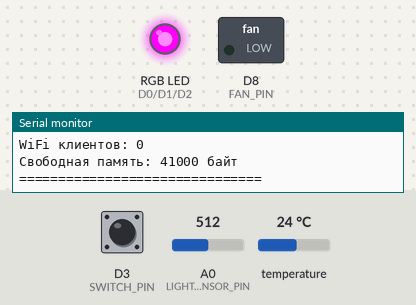
Recording of a program running on a simulated ESP8266 (NodeMCU). Shown: switched loads named in the program (green lamp = pin HIGH), an RGB LED mixed from three pins (HIGH = lit), the last lines printed to the serial monitor. Inputs (shaded band) come from the test bench; at power-on: temperature 24 °C, D3 (SWITCH_PIN) HIGH, A0 (LIGHT_SENSOR_PIN) = 512.

Above: at 1.2 s.
1.3 s: temperature set to 31 °C
3.2 s: temperature set to 34 °C
At 4.8 s:
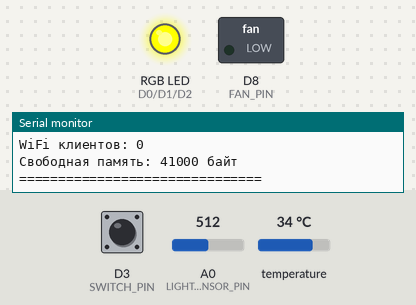
5.5 s: D3 (SWITCH_PIN) pulled LOW for 1 s
At 6.4 s:
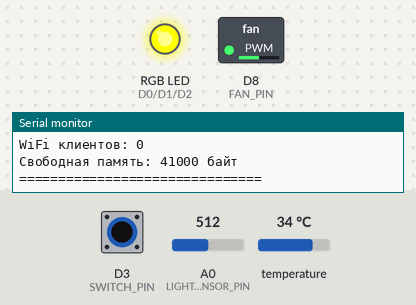
8.5 s: temperature set to 41 °C
10.2 s: temperature set to 44 °C
At 11.7 s:
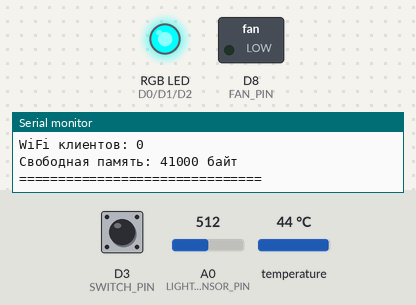
12.5 s: D3 (SWITCH_PIN) pulled LOW for 3.2 s
At 14.5 s:
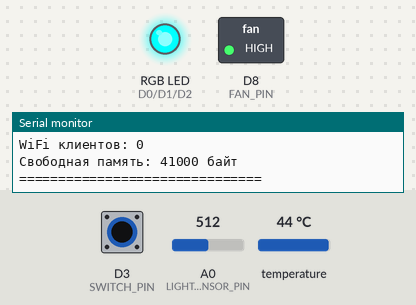
Timing chart, 0 to 17.6 s (numbered marks = the images above; inputs shaded):
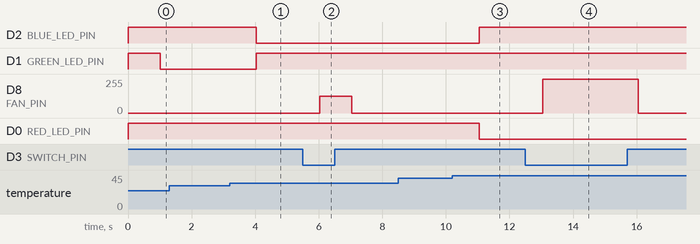

Measured:
- the behaviour switches between 32 and 33 °C on temperature (found by bisection; images 0 and 1)
- the behaviour switches between 42 and 43 °C on temperature (found by bisection; images 2 and 3)
- after the input at 3.2 s, D2 (BLUE_LED_PIN): HIGH → LOW after 0.84 s; D1 (GREEN_LED_PIN): LOW → HIGH after 0.84 s
- after the input at 5.5 s, D8 (FAN_PIN): 0/255 → 127/255 after 0.54 s, → 0/255 1.0 s later
- after the input at 10.2 s, D2 (BLUE_LED_PIN): LOW → HIGH after 0.85 s; D0 (RED_LED_PIN): HIGH → LOW after 0.85 s
- after the input at 12.5 s, D8 (FAN_PIN): 0/255 → 255/255 after 0.55 s, → 0/255 3.0 s later

The program:

main.cpp
```cpp
#include <Arduino.h>
#include <ESP8266WiFi.h>
#include <ESP8266WebServer.h>
#include <DHTesp.h>

// Пины подключения
#define RED_LED_PIN D0
#define GREEN_LED_PIN D1
#define BLUE_LED_PIN D2
#define SWITCH_PIN D3
#define DHT11_PIN D7
#define FAN_PIN D8
#define LIGHT_SENSOR_PIN A0

// Настройки точки доступа
#define AP_SSID "NodeMCU"
#define AP_PASS "12345678"

ESP8266WebServer server(80);
DHTesp dht;

// Глобальные переменные
float currentTemp = 0.0;
int lightPercent = 0;
String ledStatus = "green";
unsigned long lastDHTUpdate = 0;
const unsigned long DHT_UPDATE_INTERVAL = 1000;
unsigned long lastSerialOutput = 0;
const unsigned long SERIAL_OUTPUT_INTERVAL = 2000;

// HTML страница с веб-интерфейсом
const char index_html[] PROGMEM = R"rawliteral(
<!DOCTYPE HTML>
<html>
<head>
  <meta charset="UTF-8">
  <title>Система контроля температуры</title>
  <meta name="viewport" content="width=device-width, initial-scale=1">
  <style>
    body {
      font-family: Arial, sans-serif;
      text-align: center;
      margin: 20px;
      background-color: #f5f5f5;
    }
    .container {
      max-width: 600px;
      margin: 0 auto;
      background: white;
      padding: 20px;
      border-radius: 10px;
      box-shadow: 0 0 10px rgba(0,0,0,0.1);
    }
    .data-block {
      margin: 20px 0;
      padding: 15px;
      border-radius: 8px;
      background-color: #f0f0f0;
    }
    .temp-value {
      font-size: 28px;
      font-weight: bold;
      margin: 10px 0;
    }
    .status-indicator {
      width: 100px;
      height: 100px;
      border-radius: 50%;
      margin: 0 auto;
      transition: background-color 0.3s;
    }
    .green { background-color:rgb(0, 255, 0); }
    .blue { background-color:rgb(0, 0, 255); }
    .red { background-color:rgb(255, 0, 0); }
    .switch-info {
      margin-top: 15px;
      font-style: italic;
      color: #000000;
    }
  </style>
</head>
<body>
  <div class="container">
    <h1>Контроль температуры</h1>

    <div class="data-block">
      <h2>Текущая температура</h2>
      <div class="temp-value" id="temperature">-- °C</div>
    </div>

    <div class="data-block">
      <h2>Освещенность</h2>
      <div class="temp-value" id="light">-- %</div>
    </div>

    <div class="data-block">
      <h2>Статус системы</h2>
      <div class="status-indicator" id="statusLed"></div>
      <div class="switch-info">Переключатель кулера: <span id="switchState">активен</span></div>
    </div>
  </div>

  <script>
    function updateData() {
      fetch('/data')
        .then(response => response.json())
        .then(data => {
          document.getElementById('temperature').textContent = data.temp + ' °C';
          document.getElementById('light').textContent = data.light + ' %';

          // Обновление индикатора статуса
          const indicator = document.getElementById('statusLed');
          indicator.className = 'status-indicator ' + data.status;

          // Обновление состояния переключателя
          document.getElementById('switchState').textContent =
            data.switch_state ? "активен" : "отключен";
        });
    }
    setInterval(updateData, 1000);
  </script>
</body>
</html>
)rawliteral";

void printDebugInfo() {
  bool switchState = !digitalRead(SWITCH_PIN); // Инвертированное состояние

  Serial.println("\n===== СИСТЕМНАЯ ИНФОРМАЦИЯ =====");
  Serial.print("Температура: ");
  Serial.print(currentTemp);
  Serial.println(" °C");

  Serial.print("Освещенность: ");
  Serial.print(lightPercent);
  Serial.println("%");

  Serial.print("Состояние RGB: ");
  Serial.println(ledStatus);

  Serial.print("Состояние переключателя: ");
  Serial.println(switchState ? "АКТИВЕН" : "ОТКЛЮЧЕН");

  Serial.print("Состояние вентилятора: ");
  if (!switchState) {
    Serial.println("ОТКЛЮЧЕН");
  } else {
    int fanSpeed = 0;
    if (ledStatus == "blue") fanSpeed = 512;
    else if (ledStatus == "red") fanSpeed = 1023;
    Serial.print(fanSpeed);
    Serial.println("/1023");
  }

  Serial.print("WiFi клиентов: ");
  Serial.println(WiFi.softAPgetStationNum());

  Serial.print("Свободная память: ");
  Serial.print(ESP.getFreeHeap());
  Serial.println(" байт");

  Serial.println("===============================\n");
}

void setup() {
  Serial.begin(115200);
  while (!Serial) {
    ; // Ожидание инициализации последовательного порта
  }
  Serial.println("\n\nИнициализация системы...");

  // Инициализация пинов
  pinMode(RED_LED_PIN, OUTPUT);
  pinMode(GREEN_LED_PIN, OUTPUT);
  pinMode(BLUE_LED_PIN, OUTPUT);
  pinMode(SWITCH_PIN, INPUT);
  pinMode(FAN_PIN, OUTPUT);

  // Настройка диапазона
  analogWriteRange(1023);

  // Выключаем светодиод (общий анод)
  digitalWrite(RED_LED_PIN, HIGH);
  digitalWrite(GREEN_LED_PIN, HIGH);
  digitalWrite(BLUE_LED_PIN, HIGH);

  // Инициализация датчика DHT11
  dht.setup(DHT11_PIN, DHTesp::DHT11);
  Serial.println("Датчик DHT11 инициализирован");

  // Настройка точки доступа
  WiFi.softAP(AP_SSID, AP_PASS);
  IPAddress apIP(192, 168, 4, 1);
  WiFi.softAPConfig(apIP, apIP, IPAddress(255, 255, 255, 0));

  Serial.print("Создана сеть: ");
  Serial.println(AP_SSID);
  Serial.print("IP адрес: ");
  Serial.println(WiFi.softAPIP());

  // Настройка веб-сервера
  server.on("/", []() {
    server.send(200, "text/html; charset=utf-8", index_html);
  });

  server.on("/data", []() {
    bool switchState = !digitalRead(SWITCH_PIN);

    String json = "{\"temp\":";
    json += String(currentTemp, 1);
    json += ",\"light\":";
    json += String(lightPercent);
    json += ",\"status\":\"";
    json += ledStatus;
    json += "\",\"switch_state\":";
    json += switchState ? "true" : "false";
    json += "}";
    server.send(200, "application/json", json);
  });

  server.begin();
  Serial.println("HTTP сервер запущен");

  Serial.println("Система готова к работе");
  printDebugInfo();
}

void updateSystemState() {
  bool switchState = !digitalRead(SWITCH_PIN);
  float newTemp = dht.getTemperature();

  if (!isnan(newTemp)) {
    currentTemp = newTemp;

    // Чтение и преобразование показаний фоторезистора
    int lightValue = analogRead(LIGHT_SENSOR_PIN);
    lightPercent = map(lightValue, 0, 1023, 0, 100);

    // Определение состояния системы
    if (currentTemp <= 32.0) {
      // Режим 1: <=32°C - ЗЕЛЕНЫЙ
      digitalWrite(GREEN_LED_PIN, LOW);
      digitalWrite(RED_LED_PIN, HIGH);
      digitalWrite(BLUE_LED_PIN, HIGH);
      ledStatus = "green";

      analogWrite(FAN_PIN, 0); // Всегда выключаем
    }
    else if (currentTemp > 32.0 && currentTemp <= 42.0) {
      // Режим 2: 32-42°C - СИНИЙ
      digitalWrite(GREEN_LED_PIN, HIGH);
      digitalWrite(RED_LED_PIN, HIGH);
      digitalWrite(BLUE_LED_PIN, LOW);
      ledStatus = "blue";

      // Включаем вентилятор на 50% только если переключатель активен
      if (switchState) {
        analogWrite(FAN_PIN, 512);
      } else {
        analogWrite(FAN_PIN, 0);
      }
    }
    else {
      // Режим 3: >42°C - КРАСНЫЙ
      digitalWrite(GREEN_LED_PIN, HIGH);
      digitalWrite(RED_LED_PIN, LOW);
      digitalWrite(BLUE_LED_PIN, HIGH);
      ledStatus = "red";

      // Включаем вентилятор на 100% только если переключатель активен
      if (switchState) {
        analogWrite(FAN_PIN, 1023);
      } else {
        analogWrite(FAN_PIN, 0);
      }
    }
  }
}

void loop() {
  server.handleClient();

  unsigned long currentMillis = millis();

  // Обновление данных датчиков не чаще чем раз в 1 секунду
  if (currentMillis - lastDHTUpdate > DHT_UPDATE_INTERVAL) {
    updateSystemState();
    lastDHTUpdate = currentMillis;
  }

  // Вывод отладочной информации каждые 2 секунды
  if (currentMillis - lastSerialOutput > SERIAL_OUTPUT_INTERVAL) {
    printDebugInfo();
    lastSerialOutput = currentMillis;
  }
}
```
